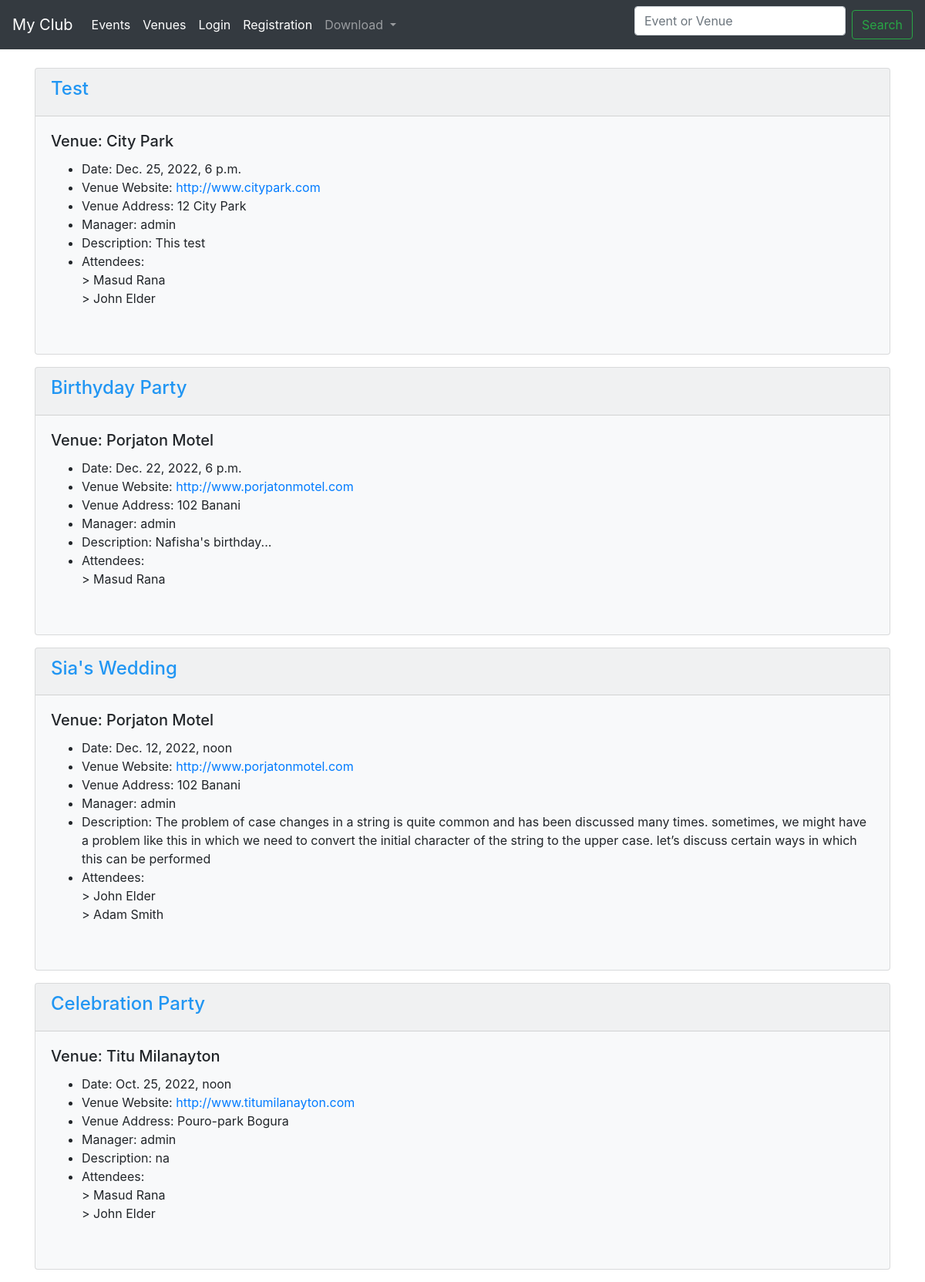
/events/, run on an earlier commit of the app's database.
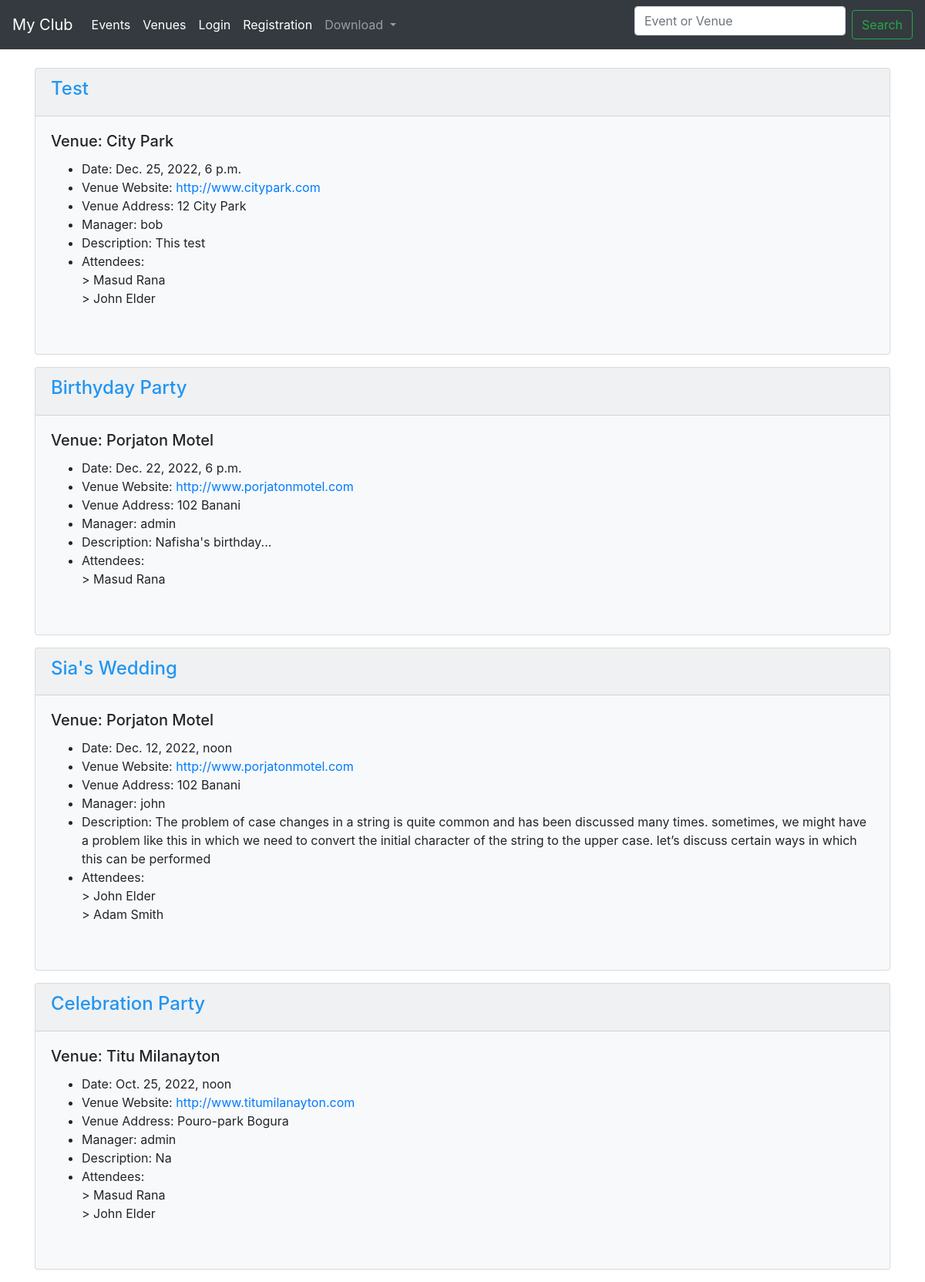
And on a later commit of the database.
### events/models.py (models this page shows, shortened)
class Event(models.Model):
	name = models.CharField('Event name', max_length=120)
	event_date = models.DateTimeField('Event date')
	venue = models.ForeignKey(Venue, null=True, on_delete=models.CASCADE)
	manager = models.ForeignKey(User, blank=True,on_delete=models.CASCADE)
	description = models.TextField(blank=True)
	attendees = models.ManyToManyField(MyClubUser,blank=True)
	def __str__(self):
		return self.name

class Venue(models.Model):
	name = models.CharField('Venue name', max_length=120)
	address = models.CharField(max_length=300)
	zip_code = models.CharField('Zip Code',max_length=10,blank=True)
	phone = models.CharField('Contact phone',max_length=15,blank=True)
	web = models.URLField('Website address', blank=True)
	email = models.EmailField('Email address',blank=True)
	def __str__(self):
		return self.name

class MyClubUser(models.Model):
	first_name = models.CharField(max_length=30)
	last_name = models.CharField(max_length=30)
	email = models.EmailField('User email')
	def __str__(self):
		return self.first_name + ' ' + self.last_name

### events/views.py (the view)
# urls.py: path('events/', views.all_events, name='list-events'),
def all_events(request):
	events = Event.objects.all().order_by('-event_date')
	return render(request, 'events/events_list.html', {'events':events})

### events/templates/events/events_list.html (shortened to what this page needs)
{% extends 'events/base.html' %}
    {% block content %}
      {% for event in events %}
      <div class="card bg-light mb-3">
  <div class="card-header" style="color:#2196f3;"> <strong> <h4>{{event | title}}</h4> </strong></div>
  <div class="card-body">
    <h5 class="card-title">Venue: {{event.venue | title}}</h5>
    <ul>
        <li>Date: {{event.event_date}}</li>
        <li>Venue Website: <a href="{{event.venue.web}}" target="_blank">{{event.venue.web}}</a> </li>
        <li>Venue Address: {{event.venue.address}}</li>
        <li>Manager: {{event.manager}}</li>
        <li>Description: {{event.description}}</li>
        <li>Attendees:<br/>
        {% for userattend in event.attendees.all %}
         > {{userattend}}<br>
        {% endfor %}
        </li>
      </ul>
        <br>
  </div>
</div>
      {% endfor %}
    {% endblock content %}

### events/templates/events/base.html (shortened to what this page needs)
<!doctype html>
<html lang="en">
  <head>
    <link rel="stylesheet" href="https://cdn.jsdelivr.net/npm/bootstrap@4.0.0/dist/css/bootstrap.min.css">
  </head>
  <body>
  		{% include 'events/navbar.html' %}
  		<br>
    	<div class="container">
    {% block content %}
		{% endblock content %}
    	</div>
  </body>
</html>

### events/templates/events/navbar.html (shortened to what this page needs)
<nav class="navbar navbar-expand-lg navbar-dark bg-dark">
  <a class="navbar-brand" href="{% url 'home' %}">My Club</a>
  <div class="collapse navbar-collapse" id="navbarSupportedContent">
    <ul class="navbar-nav mr-auto">
      <li class="nav-item active">
        <a class="nav-link" href="{% url 'list-events' %}">Events</a>
      </li>
      <li class="nav-item active">
        <a class="nav-link" href="{% url 'list-venue' %}">Venues</a>
      </li>
      {% if request.user.is_authenticated %}
      <li class="nav-item dropdown">
        <a class="nav-link dropdown-toggle" href="#" id="navbarDropdown" role="button" data-toggle="dropdown" aria-haspopup="true" aria-expanded="false">
          @{{user}}
        </a>
        <div class="dropdown-menu" aria-labelledby="navbarDropdown">
          <a class="dropdown-item" href="{% url 'home' '2021' 'March' %}">March</a>
          <div class="dropdown-divider"></div>
          <a class="dropdown-item" href="{% url 'logout' %}">Logout</a>
          <!-- <a class="dropdown-item" href="{% url 'login' %}">Login</a>
          <div class="dropdown-divider"></div>
          <a class="dropdown-item" href="{% url 'signup' %}">Sign Up</a> -->
        </div>
      </li>
      {% else %}
      <li class="nav-item active">
        <a class="nav-link" href="{% url 'login' %}">Login</a>
      </li>
      <li class="nav-item active">
        <a class="nav-link" href="{% url 'signup' %}">Registration</a>
      </li>
      {% endif %}
      <li class="nav-item dropdown">
        <a class="nav-link dropdown-toggle" href="#" id="navbarDropdown" role="button" data-toggle="dropdown" aria-haspopup="true" aria-expanded="false">
          Download
        </a>
      </li>
    </ul>
    <form class="form-inline my-2 my-lg-0" method="POST" action="{% url 'searchany' %}">
      <input class="form-control mr-sm-2" type="search" name="searched" placeholder="Event or Venue" aria-label="Search">
      <button class="btn btn-outline-success my-2 my-sm-0" type="submit">Search</button>
    </form>
  </div>
</nav>

### events/templates/events/base.html (style rules this page uses)
.form-control { margin-bottom: 10px !important; }

What changed in the data, as far as the page shows it:
changed Event "Test": manager "admin" → "bob"
changed Event "Sia's Wedding": manager "admin" → "john"
changed Event "Celebration Party": description "na" → "Na"
